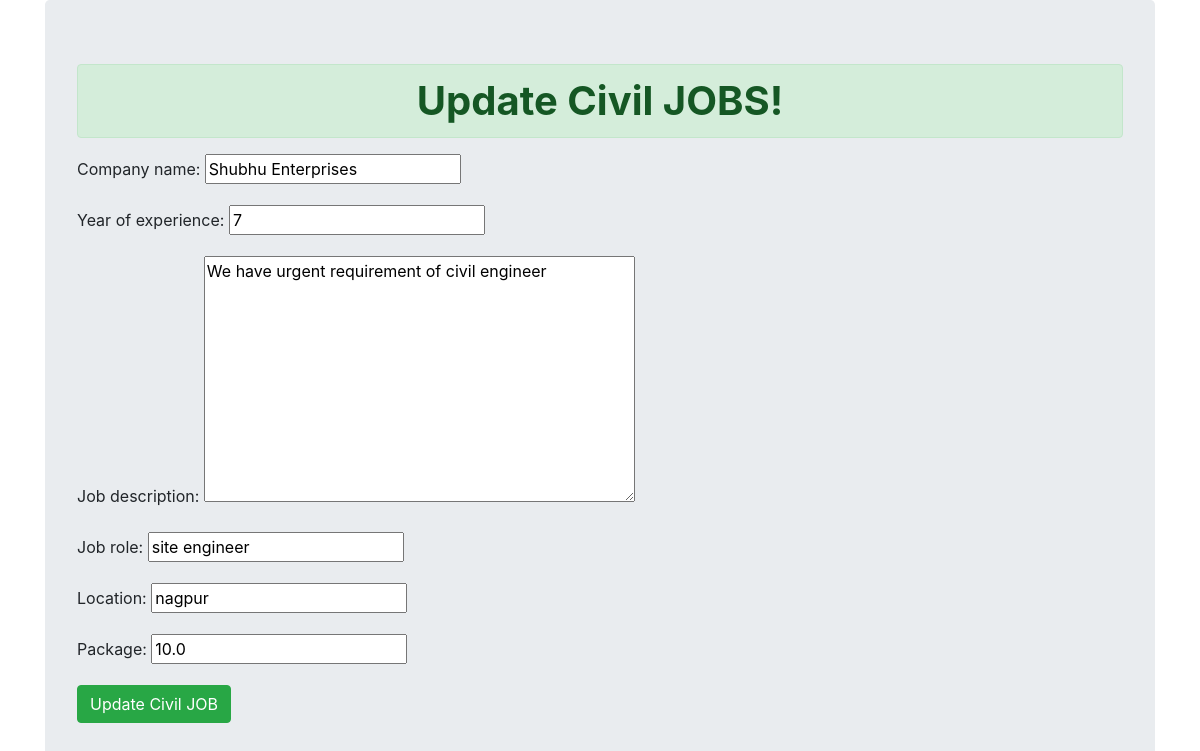
Page /update_civil/1 (signed in) on the committed database.
### jobapp/models.py (models this page shows, shortened)
class CIVILjobs(models.Model):
    company_name         = models.CharField(max_length=70)
    year_of_experience   = models.IntegerField()
    job_description      = models.TextField()
    job_role             = models.CharField(max_length=80)
    location             = models.CharField(max_length=80)
    package              = models.FloatField()

### jobapp/views.py (the view)
# urls.py: path('update_civil/<int:id>', views.update_civil_jobs_view),
@login_required(login_url='/login/')
def update_civil_jobs_view(request, id):
    obj = CIVILjobs.objects.get(pk=id)
    if request.method =="POST":
        form = UpdateCIVILJobsForm(request.POST, instance=obj)
        if form.is_valid():
            form.save()
            return redirect('/show_civil/')
    else:
        form = UpdateCIVILJobsForm(instance=obj)
    context = {
    'form' : form
    }
    return render(request, 'jobapp/update_civil.html', context)

### jobapp/forms.py
class UpdateCIVILJobsForm(forms.ModelForm):
    class Meta:
        model     = ITjobs
        fields    = '__all__'

### jobapp/templates/jobapp/update_civil.html (shortened to what this page needs)
<!doctype html>
<html lang="en">
  <head>
    <link rel="stylesheet" href="https://maxcdn.bootstrapcdn.com/bootstrap/4.0.0/css/bootstrap.min.css">
  </head>
  <body>
    <div class="container" >
      <div class="jumbotron">
          <h1 class="alert alert-success" style="text-align:center;"><b>Update Civil JOBS!</b></h1>
          <form class="" action="" method="POST"> {% csrf_token %}
            {{form.as_p}}
            <button class="btn btn-success" type="submit" name="button">Update Civil JOB</button>
          </form>
      </div>
    </div>
  </body>
</html>

### rows in the picture
CIVILjobs: company_name "Shubhu Enterprises", year_of_experience "7", job_description "We have urgent requirement of civil engineer", job_role "site engineer", location "nagpur", package "10.0"
